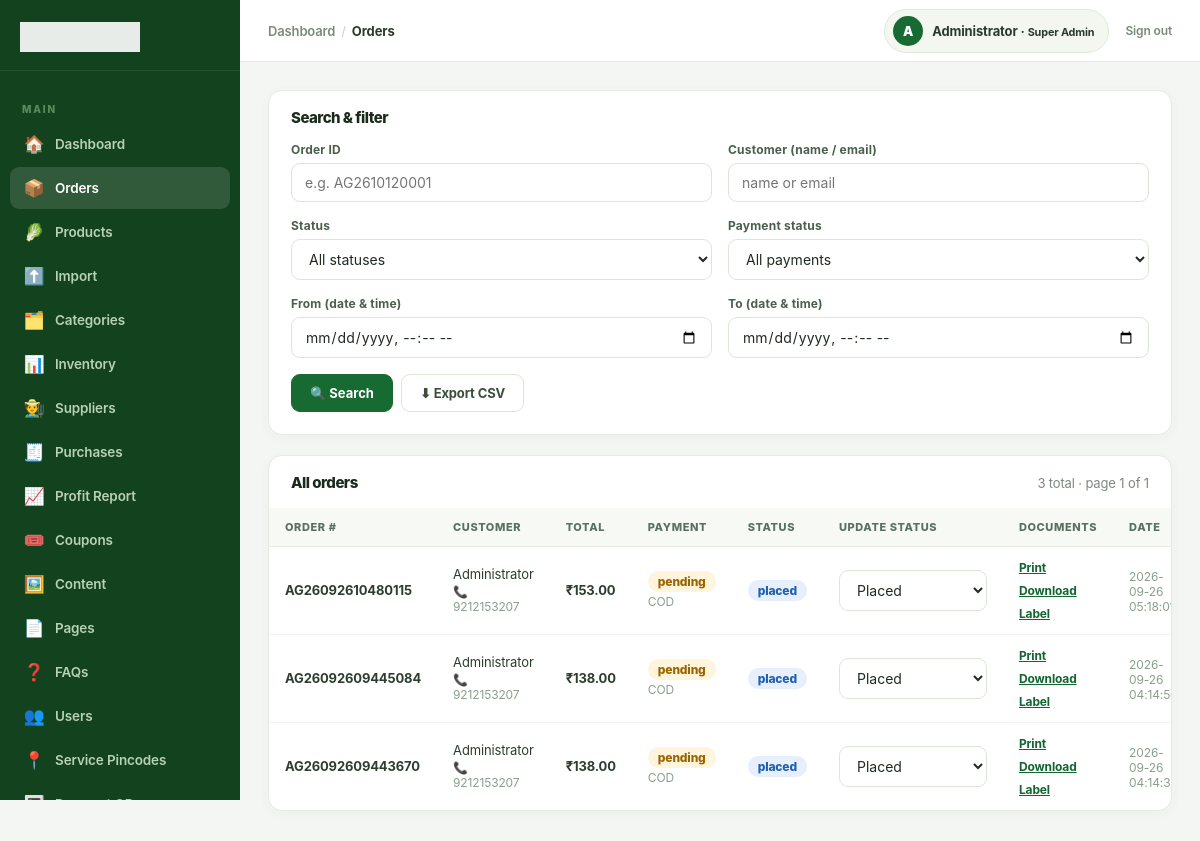
The app's page /admin/orders.php (signed in) with its own data.
### tables this page shows
CREATE TABLE `users` (
  `id` bigint(20) UNSIGNED NOT NULL,
  `name` varchar(120) NOT NULL,
  `first_name` varchar(80) DEFAULT NULL,
  `last_name` varchar(80) DEFAULT NULL,
  `email` varchar(190) DEFAULT NULL,
  `phone` varchar(20) DEFAULT NULL,
  `avatar` varchar(500) DEFAULT NULL,
  `password_hash` varchar(255) DEFAULT NULL,
  `provider` enum('local','google','facebook') NOT NULL DEFAULT 'local',
  `provider_id` varchar(190) DEFAULT NULL,
  `role_slug` varchar(80) NOT NULL DEFAULT 'customer',
  `points` int(10) UNSIGNED NOT NULL DEFAULT 0,
  `wallet_balance` decimal(10,2) NOT NULL DEFAULT 0.00,
  `remember_token_hash` varchar(255) DEFAULT NULL,
  `referral_code` varchar(32) DEFAULT NULL,
  `referred_by` bigint(20) UNSIGNED DEFAULT NULL,
  `is_active` tinyint(1) NOT NULL DEFAULT 1,
  `remarks` text DEFAULT NULL,
  `created_at` timestamp NOT NULL DEFAULT current_timestamp(),
  `updated_at` timestamp NOT NULL DEFAULT current_timestamp() ON UPDATE current_timestamp()
);

CREATE TABLE `orders` (
  `id` bigint(20) UNSIGNED NOT NULL,
  `order_no` varchar(40) NOT NULL,
  `user_id` bigint(20) UNSIGNED DEFAULT NULL,
  `address_id` bigint(20) UNSIGNED DEFAULT NULL,
  `subtotal` decimal(10,2) DEFAULT 0.00,
  `handling_charge` decimal(10,2) DEFAULT 0.00,
  `delivery_fee` decimal(10,2) DEFAULT 0.00,
  `discount` decimal(10,2) DEFAULT 0.00,
  `points_used` int(11) DEFAULT 0,
  `points_earned` int(11) DEFAULT 0,
  `coupon_code` varchar(50) DEFAULT NULL,
  `total` decimal(10,2) DEFAULT 0.00,
  `payment_method` varchar(30) DEFAULT 'cod',
  `razorpay_order_id` varchar(80) DEFAULT NULL,
  `razorpay_payment_id` varchar(80) DEFAULT NULL,
  `payment_reference` varchar(120) DEFAULT NULL,
  `payment_status` varchar(30) DEFAULT 'pending',
  `status` varchar(40) DEFAULT 'placed',
  `delivery_slot` varchar(100) DEFAULT NULL,
  `notes` text DEFAULT NULL,
  `created_at` timestamp NOT NULL DEFAULT current_timestamp(),
  `updated_at` timestamp NOT NULL DEFAULT current_timestamp() ON UPDATE current_timestamp()
);

CREATE TABLE `addresses` (
  `id` bigint(20) UNSIGNED NOT NULL,
  `user_id` bigint(20) UNSIGNED NOT NULL,
  `label` varchar(50) DEFAULT 'Home',
  `name` varchar(120) NOT NULL,
  `phone` varchar(20) NOT NULL,
  `alt_phone` varchar(20) DEFAULT NULL,
  `apartment_no` varchar(120) DEFAULT NULL,
  `apartment_name` varchar(160) DEFAULT NULL,
  `area` varchar(160) DEFAULT NULL,
  `landmark` varchar(255) DEFAULT NULL,
  `address_type` enum('Home','Office','Other') NOT NULL DEFAULT 'Home',
  `address_line` varchar(255) NOT NULL,
  `city` varchar(100) NOT NULL,
  `state` varchar(100) NOT NULL,
  `pincode` varchar(10) NOT NULL,
  `is_default` tinyint(1) DEFAULT 0
);

### config/config.php (called while the page is built, shortened)
<?php
function e(?string $v):string{return htmlspecialchars($v??'',ENT_QUOTES,'UTF-8');}
function url(string $p=''):string{return BASE_URL.ltrim($p,'/');}

### admin/orders.php (the view, shortened to what this page needs)
<?php
$pdo = db();
$statusOptions  = ['placed','confirmed','packed','out_for_delivery','delivered','cancelled','returned'];
$fOrder   = trim($_GET['q'] ?? '');
$fStatus  = trim($_GET['status'] ?? '');
$fPayment = trim($_GET['payment'] ?? '');
$fCust    = trim($_GET['cust'] ?? '');
$fFrom    = trim($_GET['from'] ?? '');
$fTo      = trim($_GET['to'] ?? '');
$where = []; $params = [];
$whereSql = $where ? (' WHERE '.implode(' AND ', $where)) : '';
$hasFilter = ($fOrder !== '' || $fStatus !== '' || $fPayment !== '' || $fCust !== '' || $fFrom !== '' || $fTo !== '');
$qsParts = array_filter(['q'=>$fOrder,'status'=>$fStatus,'payment'=>$fPayment,'cust'=>$fCust,'from'=>$fFrom,'to'=>$fTo], fn($v)=>$v!=='');
$filterQS = http_build_query($qsParts);
$perPage = 50;
$page    = max(1, (int)($_GET['page'] ?? 1));
$cnt = $pdo->prepare('SELECT COUNT(*) FROM orders o LEFT JOIN users u ON u.id=o.user_id'.$whereSql);
$cnt->execute($params);
$totalOrders = (int)$cnt->fetchColumn();
$totalPages  = max(1, (int)ceil($totalOrders / $perPage));
$page        = min($page, $totalPages);
$offset      = ($page - 1) * $perPage;
$stmt = $pdo->prepare(
    'SELECT o.*, u.name user_name, u.email, u.phone user_phone,
            a.name addr_name, a.phone addr_phone, a.alt_phone addr_alt,
            a.apartment_no, a.apartment_name, a.area, a.landmark, a.address_line, a.city, a.state, a.pincode
     FROM orders o
     LEFT JOIN users u ON u.id=o.user_id
     LEFT JOIN addresses a ON a.id=o.address_id'
    .$whereSql.
    ' ORDER BY o.id DESC LIMIT '.$perPage.' OFFSET '.$offset
);
$stmt->execute($params);
$orders = $stmt->fetchAll();
$adminSection = 'orders';
$adminCrumbs  = [['label'=>'Orders']];
include __DIR__.'/../includes/admin-header.php';
function order_badge(string $s): string {
    switch ($s) {
        case 'placed': case 'confirmed': case 'packed': return 'ap-badge-blue';
    }
}
function payment_badge(string $s): string {
    switch ($s) {
        case 'pending': return 'ap-badge-amber';
    }
}
?>
<div class="ap-card">
  <div class="ap-card-header"><h2 class="ap-card-title">Search &amp; filter</h2></div>
  <div class="ap-card-body">
    <form method="get" class="ap-form">
      <div class="ap-form-grid">
        <div class="ap-field">
          <label class="ap-label">Order ID</label>
          <input class="ap-input" name="q" value="<?= e($fOrder) ?>" placeholder="e.g. AG2610120001">
        </div>
        <div class="ap-field">
          <label class="ap-label">Customer (name / email)</label>
          <input class="ap-input" name="cust" value="<?= e($fCust) ?>" placeholder="name or email">
        </div>
        <div class="ap-field">
          <label class="ap-label">Status</label>
          <select class="ap-select" name="status">
            <option value="">All statuses</option>
          </select>
        </div>
        <div class="ap-field">
          <label class="ap-label">Payment status</label>
          <select class="ap-select" name="payment">
            <option value="">All payments</option>
          </select>
        </div>
        <div class="ap-field">
          <label class="ap-label">From (date &amp; time)</label>
          <input class="ap-input" type="datetime-local" name="from" value="<?= e($fFrom) ?>">
        </div>
        <div class="ap-field">
          <label class="ap-label">To (date &amp; time)</label>
          <input class="ap-input" type="datetime-local" name="to" value="<?= e($fTo) ?>">
        </div>
      </div>
      <div style="display:flex;gap:8px;flex-wrap:wrap;">
        <button class="ap-btn ap-btn-primary">🔍 Search</button>
        <a class="ap-btn" href="<?= url('admin/orders.php?export=csv'.($filterQS ? '&'.$filterQS : '')) ?>">⬇ Export CSV</a>
      </div>
    </form>
  </div>
</div>
<div class="ap-card">
  <div class="ap-card-header">
    <h2 class="ap-card-title"><?= $hasFilter ? 'Filtered orders' : 'All orders' ?></h2>
    <span style="font-size:13px;color:#7a8a7b;"><?= number_format($totalOrders) ?> total · page <?= $page ?> of <?= $totalPages ?></span>
  </div>
  <div class="ap-card-body no-pad">
    <div class="ap-table-wrap">
      <table class="ap-table">
        <thead>
          <tr>
            <th>Order #</th>
            <th>Customer</th>
            <th>Total</th>
            <th>Payment</th>
            <th>Status</th>
            <th>Update status</th>
            <th>Documents</th>
            <th>Date</th>
          </tr>
        </thead>
        <tbody>
          <?php foreach ($orders as $o):
            $mobile = $o['addr_phone'] ?: ($o['user_phone'] ?: '');
          ?>
          <tr>
            <td>
              <span class="ap-hover">
                <b><?= e($o['order_no']) ?></b>
              </span>
            </td>
            <td>
              <span class="ap-hover">
                <?= e($o['user_name'] ?? 'Guest') ?>
                <small>📞 <?= e($mobile ?: '—') ?></small>
              </span>
            </td>
            <td><b>₹<?= number_format((float)$o['total'], 2) ?></b></td>
            <td>
              <span class="ap-badge <?= payment_badge($o['payment_status']) ?>"><?= e($o['payment_status']) ?></span>
              <small><?= e(strtoupper($o['payment_method'])) ?></small>
            </td>
            <td>
              <span class="ap-badge <?= order_badge($o['status']) ?>"><?= e(str_replace('_', ' ', $o['status'])) ?></span>
            </td>
            <td>
              <form class="ap-inline ap-status-form" method="post">
                <select class="ap-select ap-status-select" name="status" data-current="<?= e($o['status']) ?>" style="min-width:148px;">
                  <?php foreach ($statusOptions as $opt): ?>
                    <option value="<?= $opt ?>" <?= $opt === $o['status'] ? 'selected' : '' ?>>
                      <?= ucwords(str_replace('_', ' ', $opt)) ?>
                    </option>
                  <?php endforeach; ?>
                </select>
              </form>
            </td>
            <td>
              <div class="ap-doc-links">
                <a href="<?= url('admin/invoice.php?id='.$o['id'].'&mode=print') ?>" target="_blank">Print</a>
                <a href="<?= url('admin/invoice.php?id='.$o['id'].'&mode=pdf') ?>">Download</a>
                <a href="<?= url('admin/label.php?id='.$o['id']) ?>" target="_blank">Label</a>
              </div>
            </td>
            <td><small><?= e($o['created_at']) ?></small></td>
          </tr>
          <?php endforeach; ?>
        </tbody>
      </table>
    </div>
  </div>
</div>
<?php include __DIR__.'/../includes/admin-footer.php'; ?>

### includes/admin-header.php (shortened to what this page needs)
<?php
$adminTitle   = $adminTitle   ?? 'Admin';
$adminSection = $adminSection ?? '';
$adminCrumbs  = $adminCrumbs  ?? [];
$_au = null;
if (is_logged_in()) {
    $_s = $pdo->prepare('SELECT first_name, last_name, role_slug FROM users WHERE id = ? LIMIT 1');
    $_s->execute([user_id()]);
    $_au = $_s->fetch();
}
$_auName  = trim(($_au['first_name'] ?? '') . ' ' . ($_au['last_name'] ?? '')) ?: 'Admin';
$_auRole  = ucwords(str_replace('_', ' ', $_au['role_slug'] ?? 'admin'));
$_auInit  = strtoupper(mb_substr($_auName, 0, 1));
$_navItems = [
    ['dashboard', '🏠', 'Dashboard',  url('admin/'),                 null],
    ['orders',    '📦', 'Orders',     url('admin/orders.php'),       'orders'],
    ['products',  '🥬', 'Products',   url('admin/products.php'),     'catalog'],
    ['import',    '⬆️', 'Import',     url('admin/import.php'),       'catalog'],
    ['categories','🗂️',  'Categories', url('admin/categories.php'),  'catalog'],
    ['inventory', '📊', 'Inventory',  url('admin/inventory.php'),    'catalog'],
    ['suppliers', '🧑‍🌾', 'Suppliers', url('admin/suppliers.php'),    'catalog'],
    ['purchases', '🧾', 'Purchases',  url('admin/purchases.php'),    'catalog'],
    ['inventory-report', '📈', 'Profit Report', url('admin/inventory-report.php'), 'catalog'],
    ['coupons',   '🎟️',  'Coupons',   url('admin/coupons.php'),      'settings'],
    ['content',   '🖼️',  'Content',   url('admin/content.php'),      'content'],
    ['pages',     '📄', 'Pages',      url('admin/pages.php'),        'content'],
    ['faqs',      '❓', 'FAQs',       url('admin/faqs.php'),         'content'],
    ['users',     '👥', 'Users',      url('admin/users.php'),        'users'],
    ['pincodes',  '📍', 'Service Pincodes', url('admin/pincodes.php'), 'settings'],
    ['qr',        '🔳', 'Payment QR', url('admin/qr.php'),           'settings'],
    ['settings',  '⚙️',  'Settings',  url('admin/settings.php'),    'settings'],
];
?>
<!doctype html>
<html lang="en">
<head>
  <link rel="stylesheet" href="<?= url('assets/css/style.css') ?>?v=<?= time() ?>">
</head>
<body class="admin-body">
<div class="admin-shell">
  <aside class="admin-sidebar" id="adminSidebar">
    <div class="admin-brand">
      <img src="<?= url('assets/logo.png') ?>" alt="<?= e(APP_NAME) ?>">
    </div>
    <nav class="admin-nav">
      <div class="admin-nav-section">Main</div>
      <?php foreach ($_navItems as [$key, $icon, $label, $href, $perm]): ?>
        <a href="<?= e($href) ?>" class="<?= $adminSection === $key ? 'active' : '' ?>">
          <span class="nav-icon"><?= $icon ?></span>
          <?= e($label) ?>
        </a>
      <?php endforeach; ?>
    </nav>
  </aside>
  <div class="admin-main">
    <header class="admin-topbar">
      <div class="admin-topbar-left">
        <?php if ($adminCrumbs): ?>
          <nav class="admin-breadcrumb" aria-label="Breadcrumb">
            <a href="<?= url('admin/') ?>">Dashboard</a>
            <?php foreach ($adminCrumbs as $_crumb): ?>
              <span class="sep">/</span>
              <?php if (!empty($_crumb['url'])): ?>
                <a href="<?= e($_crumb['url']) ?>"><?= e($_crumb['label']) ?></a>
              <?php else: ?>
                <span class="current"><?= e($_crumb['label']) ?></span>
              <?php endif; ?>
            <?php endforeach; ?>
          </nav>
        <?php else: ?>
          <nav class="admin-breadcrumb">
            <span class="current"><?= e($adminTitle) ?></span>
          </nav>
        <?php endif; ?>
      </div>
      <div class="admin-topbar-right">
        <div class="admin-user-pill">
          <div class="admin-avatar"><?= e($_auInit) ?></div>
          <span><?= e($_auName) ?> &middot; <small><?= e($_auRole) ?></small></span>
        </div>
        <a href="<?= url('admin/logout.php') ?>">Sign out</a>
      </div>
    </header>
    <div class="admin-content">

### admin/orders.php (style rules this page uses)
.ap-hover { position:relative;cursor:help }
.ap-hover small { display:block;color:#7a8a7b;font-size:11px;margin-top:2px }
.ap-doc-links { display:flex;gap:8px;flex-wrap:wrap }
.ap-doc-links a { font-size:12px;font-weight:700;color:#12652f;text-decoration:underline }

### records on screen
users: _auInit "A", first_name "Administrator", role_slug "Super Admin"
orders: order_no "AG26092610480115", user.name "Administrator", address.phone "9212153207", total "153.00", payment_status "pending", payment_method "COD", status "placed", status "Placed", created_at "2026-09-26…"
orders: order_no "AG26092609445084", user.name "Administrator", address.phone "9212153207", total "138.00", payment_status "pending", payment_method "COD", status "placed", status "Placed", created_at "2026-09-26…"
orders: order_no "AG26092609443670", user.name "Administrator", address.phone "9212153207", total "138.00", payment_status "pending", payment_method "COD", status "placed", status "Placed", created_at "2026-09-26…"

### other values on screen
$icon "🏠"
$label "Dashboard"
$icon "📦"
$label "Orders"
$icon "🥬"
$label "Products"
$icon "⬆️"
$label "Import"
$icon "🗂️"
$label "Categories"
$icon "📊"
$label "Inventory"
$icon "🧑‍🌾"
$label "Suppliers"
$icon "🧾"
